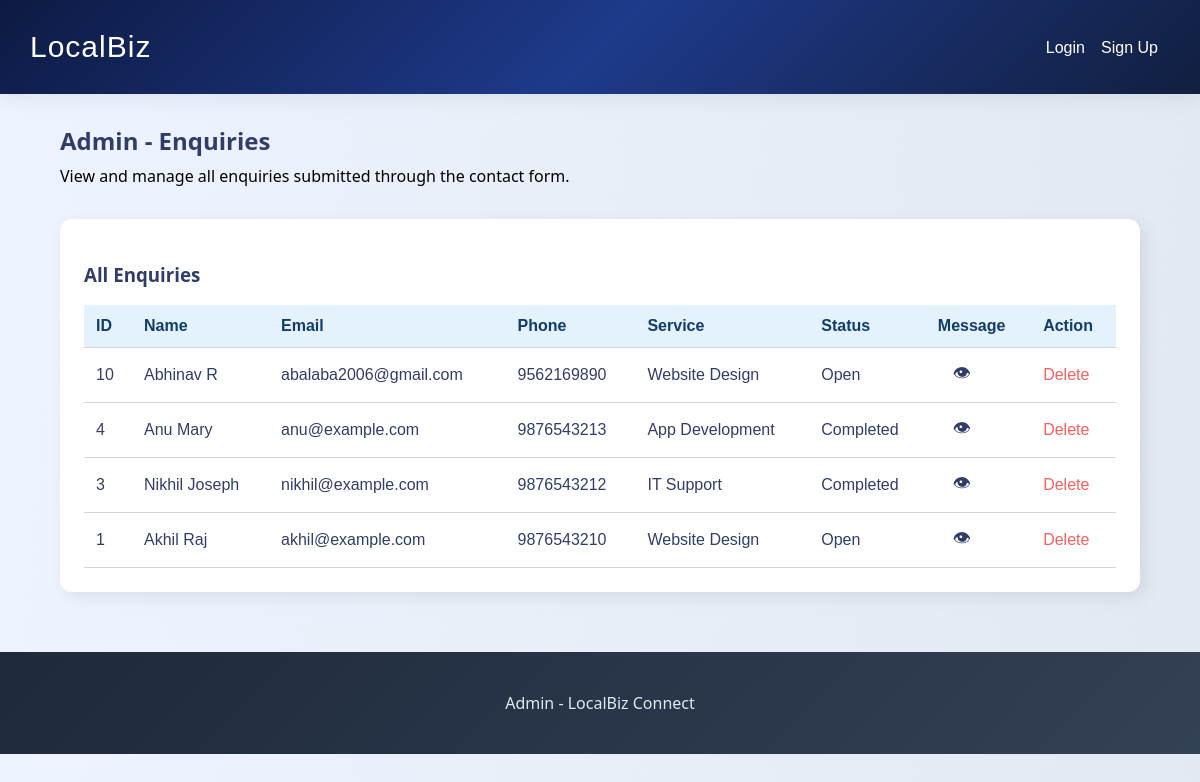
The page /admin.html on the database as committed earlier.
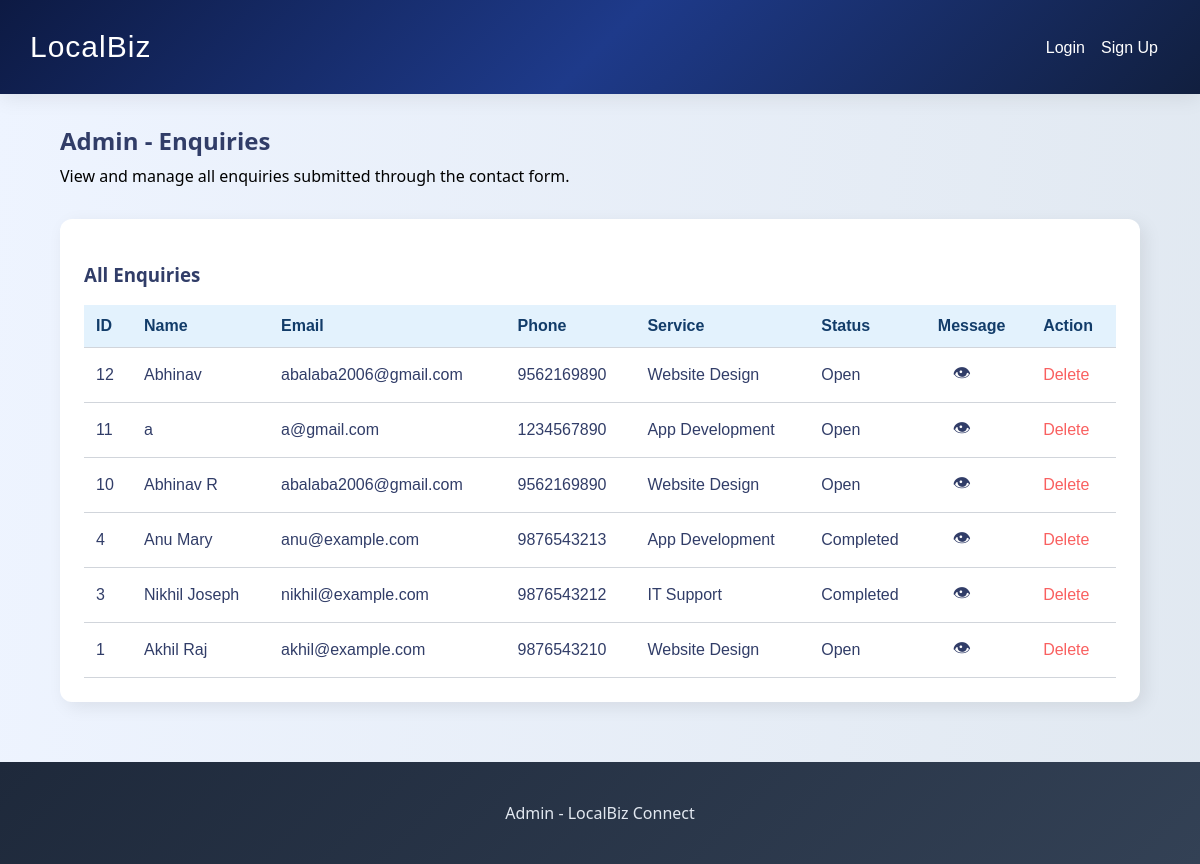
The same page on the database as committed later.
### tables this page shows
CREATE TABLE enquiries (
                id INTEGER PRIMARY KEY AUTOINCREMENT,
                name TEXT NOT NULL,
                email TEXT NOT NULL,
                phone TEXT NOT NULL,
                service TEXT NOT NULL,
                message TEXT NOT NULL,
                status TEXT NOT NULL DEFAULT 'Open'
    );

### app.py (the view)
@app.route("/admin.html")
def admin():
    enquiries = get_all_enquiries()
    return render_template("admin.html", enquiries=enquiries)

### db.py (called while the page is built)
def get_connection():
    conn=sqlite3.connect(DB_NAME)
    conn.row_factory=sqlite3.Row
    return conn

def get_all_enquiries():
    conn=get_connection()
    cur=conn.cursor()
    cur.execute("SELECT * FROM  enquiries ORDER BY id DESC")
    rows=cur.fetchall()
    conn.close()
    return rows

### template/admin.html (shortened to what this page needs)
{% extends "base.html" %}
{% block content %}
    <main class="container">
        <section class="page-title">
        <h1>Admin - Enquiries</h1>
        <p>View and manage all enquiries submitted through the contact form.</p>
        </section>
        <section class="card">
                <h3>All Enquiries</h3>
                <table>
                    <thead>
                        <tr>
                            <th>ID</th>
                            <th>Name</th>
                            <th>Email</th>
                            <th>Phone</th>
                            <th>Service</th>
                            <th>Status</th>
                            <th>Message</th>
                            <th>Action</th>
                        </tr>
                    </thead>
                    <tbody>
                        {% for enquiry in enquiries %}
                        <tr>
                            <td>{{ enquiry.id }}</td>
                            <td>{{ enquiry.name }}</td>
                            <td>{{ enquiry.email }}</td>
                            <td>{{ enquiry.phone }}</td>
                            <td>{{ enquiry.service }}</td>
                            <td>{{ enquiry.status }}</td>
                            <td><span class="view-msg-btn" onclick="showMessage(`{{enquiry.message}}`)">👁</span></td>
                            <td>
                                <a href="{{ url_for('delete', enquiry_id=enquiry.id) }}" class="delete-btn">Delete</a>
                            </td>
                        </tr>
                        {% endfor %}
                    </tbody>
                </table>
        </section>
    </main>
{% endblock %}
{% block footer %}Admin - LocalBiz Connect{% endblock %}

### template/base.html (shortened to what this page needs)
<!DOCTYPE html>
<html lang="en">
<head>
    <link rel="stylesheet" href="{{ url_for('static', filename='css/style.css') }}">
</head>
<body>
<header class="top-bar">
    <div class="logo">LocalBiz</div>
    <nav>
        {% if session.get('user_id') %}
        <a href="{{ url_for('home') }}">Home</a>
        <a href="{{ url_for('dashboard') }}">Dashboard</a>
        <a href="{{ url_for('services') }}">Services</a>
        <a href="{{ url_for('about') }}">About Us</a>
        <a href="{{ url_for('contact') }}">Contact</a>
        <a href="{{ url_for('student_profile') }}">Profile</a>
        <a href="{{ url_for('admin') }}">Admin</a>
        <a class="logout-link" href="{{ url_for('logout') }}">Logout</a>
        {% else %}
            <a href="{{ url_for('login') }}">Login</a>
            <a href="{{ url_for('signup') }}">Sign Up</a>
        {% endif %}
    </nav>
</header>
{% block content %}{% endblock %}
<footer>
    <p>{% block footer %}LocalBiz Connect - Flask + SQLite Version{% endblock %}</p>
</footer>
</body>
</html>

### static/css/style.css (style rules this page uses)
* { box-sizing:border-box; }
body { font-family: 'Segoe UI', Tahoma, Geneva, Verdana, sans-serif; background:linear-gradient(275deg, rgb(187 204 223 / 44%), rgb(238, 244, 255)); margin: 0px; }
a { text-decoration: none; color: rgb(226, 224, 240);; }
.top-bar { background: linear-gradient(135deg, #0d1a43, #1e3a8a, #111f3f); color: rgb(221, 226, 245); padding:30px; display: flex; justify-content: space-between; align-items: center; box-shadow: 0 4px 20px rgba(0,0,0,0.08); }
.logo { font-family: Impact, Haettenschweiler, 'Arial Narrow Bold', sans-serif; font-size: 30px; color: white; letter-spacing: 1px; }
.top-bar nav a { color: white !important; text-decoration: none; padding-right: 12px; font-size: 16px; font-family: 'Gill Sans', 'Gill Sans MT', Calibri, 'Trebuchet MS', sans-serif; transition: 0.3s; font-weight: 500; }
.page-title { margin-bottom: 30px; }
.page-title h1 { margin-top:20px; margin-bottom: 8px; color:rgb(49, 61, 104); }
.page-title p { margin-bottom: 32px; margin-top: 0px; }
.container { width:90%; max-width: 1200px; margin: 30px auto; }
.card { color: rgb(49, 61, 104); background: #ffff; padding:24px; border-radius:12px; margin-bottom: 20px; box-shadow: 5px 5px 18px rgba(0,0,0,0.08); }
table { width: 100%; border-collapse: collapse; margin-top: 15px; font-family: 'Gill Sans', 'Gill Sans MT', Calibri, 'Trebuchet MS', sans-serif; }
th, td { text-align: left; border-bottom: 1px solid #d1d5db; padding: 12px; }
th { background: #e3f2fd; color: #123c69; }
.delete-btn { color: rgb(249, 96, 96); }
footer { background: linear-gradient( 135deg, #1e293b, #334155 ); color: #e2e8f0; padding:24px; text-align: center; margin-top: 60px; }
.view-msg-btn { cursor:pointer; font-size:18px; padding-left: 15px; }

Rows that differ between the two databases and show on the page:
added enquiries: id "12", name "Abhinav", email "abalaba2006@gmail.com", phone "9562169890", service "Website Design", status "Open"
added enquiries: id "11", name "a", email "a@gmail.com", phone "1234567890", service "App Development", status "Open"
